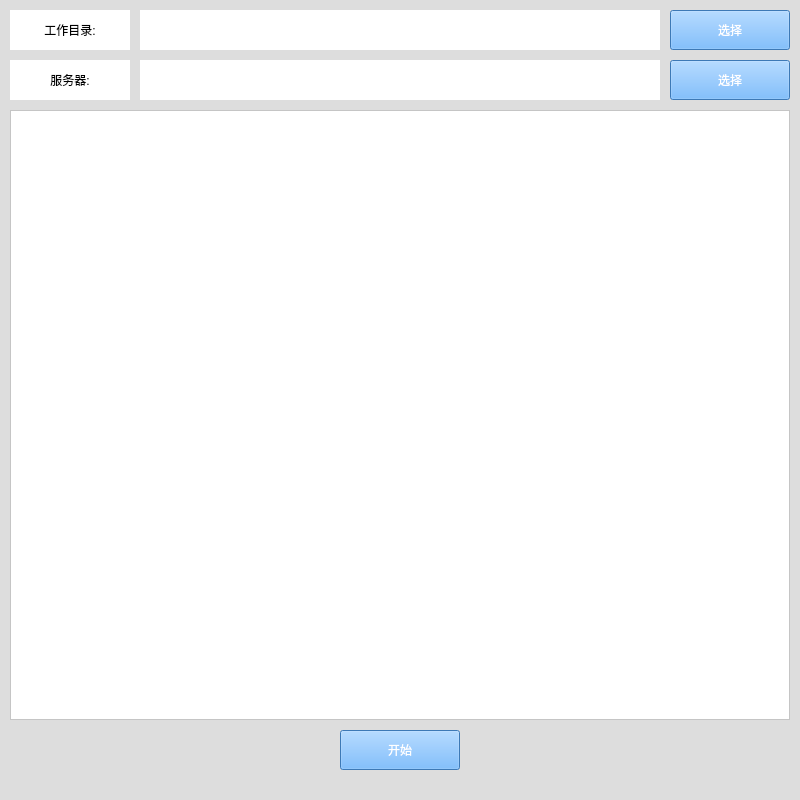
<?xml version="1.0" encoding="UTF-8"?>
<ui version="4.0">
 <class>MainWindow</class>
 <widget class="QMainWindow" name="MainWindow">
  <property name="geometry">
   <rect>
    <x>0</x>
    <y>0</y>
    <width>800</width>
    <height>800</height>
   </rect>
  </property>
  <property name="windowTitle">
   <string>MainWindow</string>
  </property>
  <property name="styleSheet">
   <string notr="true">background-color: rgb(221, 221, 221);</string>
  </property>
  <widget class="QWidget" name="centralwidget">
   <widget class="QLabel" name="label">
    <property name="geometry">
     <rect>
      <x>10</x>
      <y>10</y>
      <width>120</width>
      <height>40</height>
     </rect>
    </property>
    <property name="styleSheet">
     <string notr="true">font: 16pt &quot;Consolas&quot;;
background-color: rgb(255, 255, 255);</string>
    </property>
    <property name="text">
     <string>工作目录:</string>
    </property>
    <property name="alignment">
     <set>Qt::AlignCenter</set>
    </property>
   </widget>
   <widget class="QLabel" name="label_2">
    <property name="geometry">
     <rect>
      <x>140</x>
      <y>10</y>
      <width>520</width>
      <height>40</height>
     </rect>
    </property>
    <property name="styleSheet">
     <string notr="true">font: 10pt &quot;微软黑体&quot;;
background-color: rgb(255, 255, 255);</string>
    </property>
    <property name="text">
     <string/>
    </property>
    <property name="alignment">
     <set>Qt::AlignCenter</set>
    </property>
   </widget>
   <widget class="QPushButton" name="pushButton">
    <property name="geometry">
     <rect>
      <x>670</x>
      <y>10</y>
      <width>120</width>
      <height>40</height>
     </rect>
    </property>
    <property name="styleSheet">
     <string notr="true">background-color: rgb(85, 170, 255);
color: rgb(255, 255, 255);
font: 14pt &quot;Consolas&quot;;</string>
    </property>
    <property name="text">
     <string>选择</string>
    </property>
   </widget>
   <widget class="QLabel" name="label_3">
    <property name="geometry">
     <rect>
      <x>10</x>
      <y>60</y>
      <width>120</width>
      <height>40</height>
     </rect>
    </property>
    <property name="styleSheet">
     <string notr="true">font: 16pt &quot;Consolas&quot;;
background-color: rgb(255, 255, 255);</string>
    </property>
    <property name="text">
     <string>服务器:</string>
    </property>
    <property name="alignment">
     <set>Qt::AlignCenter</set>
    </property>
   </widget>
   <widget class="QLabel" name="label_4">
    <property name="geometry">
     <rect>
      <x>140</x>
      <y>60</y>
      <width>520</width>
      <height>40</height>
     </rect>
    </property>
    <property name="styleSheet">
     <string notr="true">font: 10pt &quot;微软黑体&quot;;
background-color: rgb(255, 255, 255);</string>
    </property>
    <property name="text">
     <string/>
    </property>
    <property name="alignment">
     <set>Qt::AlignCenter</set>
    </property>
   </widget>
   <widget class="QPushButton" name="pushButton_2">
    <property name="geometry">
     <rect>
      <x>670</x>
      <y>60</y>
      <width>120</width>
      <height>40</height>
     </rect>
    </property>
    <property name="styleSheet">
     <string notr="true">background-color: rgb(85, 170, 255);
color: rgb(255, 255, 255);
font: 14pt &quot;Consolas&quot;;</string>
    </property>
    <property name="text">
     <string>选择</string>
    </property>
   </widget>
   <widget class="QPushButton" name="pushButton_3">
    <property name="geometry">
     <rect>
      <x>340</x>
      <y>730</y>
      <width>120</width>
      <height>40</height>
     </rect>
    </property>
    <property name="styleSheet">
     <string notr="true">background-color: rgb(85, 170, 255);
color: rgb(255, 255, 255);
font: 14pt &quot;Consolas&quot;;</string>
    </property>
    <property name="text">
     <string>开始</string>
    </property>
   </widget>
   <widget class="QTextBrowser" name="textBrowser">
    <property name="geometry">
     <rect>
      <x>10</x>
      <y>110</y>
      <width>780</width>
      <height>610</height>
     </rect>
    </property>
    <property name="styleSheet">
     <string notr="true">background-color: rgb(255, 255, 255);
font: 10pt &quot;Consolas&quot;;</string>
    </property>
   </widget>
  </widget>
  <widget class="QStatusBar" name="statusbar"/>
 </widget>
 <resources/>
 <connections/>
</ui>
